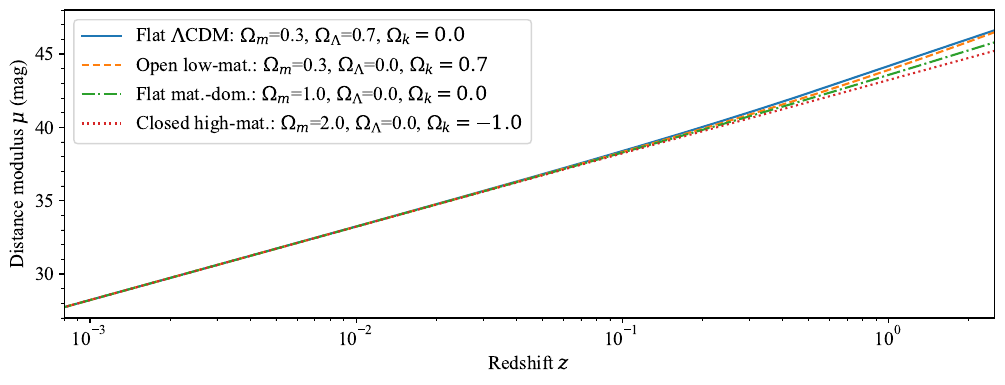

Reproduce this figure in Python.
from pylab import *

import pyccl

with open("../plotstyle.py", "r") as f:
    exec(f.read())

close("all")

h0 = 0.68
a = linspace(1e-4,.9999,1000)

z = 1/a - 1

cosmo = pyccl.cosmology.Cosmology(Omega_c = 0.25, Omega_b = 0.05, h=h0, sigma8 = 0.9, n_s = 0.96)
cosmo1 = pyccl.cosmology.Cosmology(Omega_c = 0.25, Omega_b = 0.05, Omega_k = 0.7, h=h0, sigma8 = 0.9, n_s = 0.96)
cosmo2 = pyccl.cosmology.Cosmology(Omega_c = 0.95, Omega_b = 0.05, h=h0, sigma8 = 0.9, n_s = 0.96)
cosmo3 = pyccl.cosmology.Cosmology(Omega_c = 1.95, Omega_b = 0.05, Omega_k = -1, h=h0, sigma8 = 0.9, n_s = 0.96)


mu = pyccl.background.distance_modulus(cosmo, a)
mu1 = pyccl.background.distance_modulus(cosmo1, a)
mu2 = pyccl.background.distance_modulus(cosmo2, a)
mu3 = pyccl.background.distance_modulus(cosmo3, a)

def cosmolabel(cosmo,pre="", post="") :
    label = r"%s$\Omega_m$=%.1f, $\Omega_\Lambda$=%.1f, $\Omega_k=%.1f$%s" % (pre,cosmo["Omega_m"], 1 - cosmo["Omega_m"] - cosmo["Omega_k"], cosmo["Omega_k"],post)
    return(label)


figure(1,figsize=[12,4])
plot(z,mu, label=cosmolabel(cosmo, pre=r"Flat $\Lambda$CDM: "))
plot(z,mu1, ls='--', label= cosmolabel(cosmo1, pre=r"Open low-mat.: "))
plot(z,mu2, ls='-.', label= cosmolabel(cosmo2, pre=r"Flat mat.-dom.: "))
plot(z,mu3, ls=':', label= cosmolabel(cosmo3, pre=r"Closed high-mat.: " ))

semilogx()
xlim(8e-4,2.5)
ylim(27,48)
yticks(arange(30,50,5))
gca().yaxis.set_minor_locator(matplotlib.ticker.AutoMinorLocator(5))

xlabel("Redshift $z$")
ylabel(r"Distance modulus $\mu$ (mag)")

legend()

savefig("distance_modulus_of_z.pdf",bbox_inches="tight")



figure(2,figsize=[12,4])
plot(z,mu-mu, label=cosmolabel(cosmo, pre=r"Flat $\Lambda$CDM: "))
plot(z,mu1-mu, ls='--', label= cosmolabel(cosmo1, pre=r"Open low-mat.: "))
plot(z,mu2-mu, ls='-.', label= cosmolabel(cosmo2, pre=r"Flat mat.-dom.: "))
plot(z,mu3-mu, ls=':', label= cosmolabel(cosmo3, pre=r"Closed high-mat.: " ))

semilogx()
xlim(8e-4,2.5)
ylim(-0.7,0.7)
#yticks(arange(30,50,5))
gca().yaxis.set_minor_locator(matplotlib.ticker.AutoMinorLocator(4))

xlabel("Redshift $z$")
ylabel(r"$\mu - \mu_{\rm \Lambda CDM}$ (mag)")

legend(loc='upper left')
savefig("distance_modulus_diff_of_z.pdf",bbox_inches="tight")
